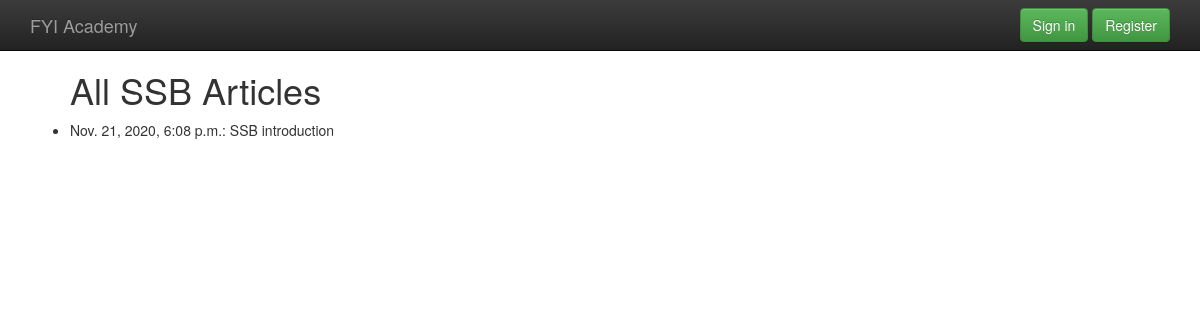
The page /archive_ssb/ on the database as committed earlier.
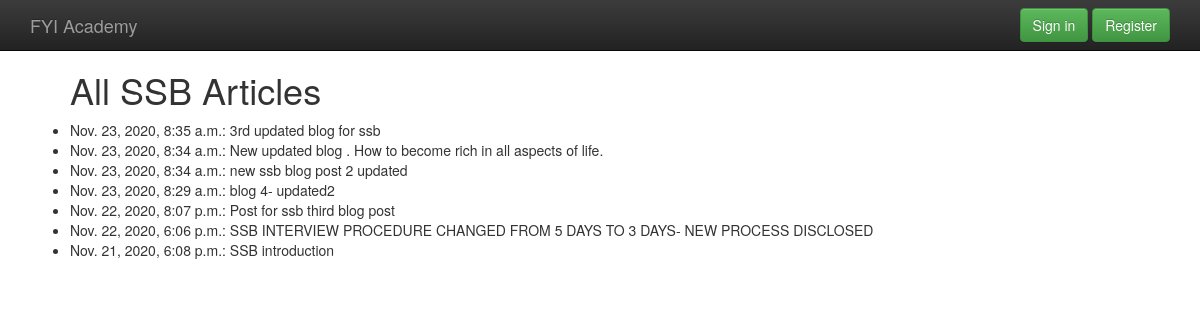
The same page on the database as committed later.
### blog/models.py (models this page shows, shortened)
class Post_ssb(models.Model):
	title = models.CharField(max_length=100)
	content = models.TextField()
	date_posted = models.DateTimeField(default=timezone.now)
	author = models.ForeignKey(User, on_delete=models.CASCADE)

### blog/templates/blog/post_ssb_archive.html (shortened to what this page needs)
{% extends "blog/base.html" %}
{% load crispy_forms_tags %}
{% block content %}
<div class="container">
<section>
	<ul>
		<h1>All SSB Articles </h1>
		{% for post in latest %}
			<li>{{ post.date_posted }}: {{ post.title }}</li>
		{% endfor %}
	</ul>
</section>
</div>
{% endblock %}

Rows that differ between the two databases and show on the page:
added Post_ssb: date_posted "Nov. 23, 2020, 8:35 a.m.", title "3rd updated blog for ssb"
added Post_ssb: date_posted "Nov. 23, 2020, 8:34 a.m.", title "New updated blog . How to become rich in all aspects of life."
added Post_ssb: date_posted "Nov. 23, 2020, 8:34 a.m.", title "new ssb blog post 2 updated"
added Post_ssb: date_posted "Nov. 23, 2020, 8:29 a.m.", title "blog 4- updated2"
added Post_ssb: date_posted "Nov. 22, 2020, 8:07 p.m.", title "Post for ssb third blog post"
added Post_ssb: date_posted "Nov. 22, 2020, 6:06 p.m.", title "SSB INTERVIEW PROCEDURE CHANGED FROM 5 DAYS TO 3 DAYS- NEW PROCESS DISCLOSED"
